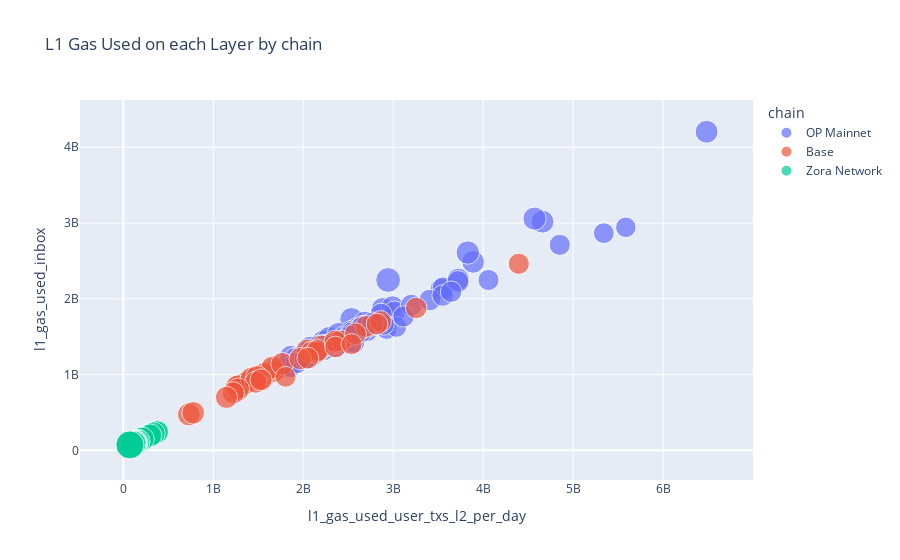
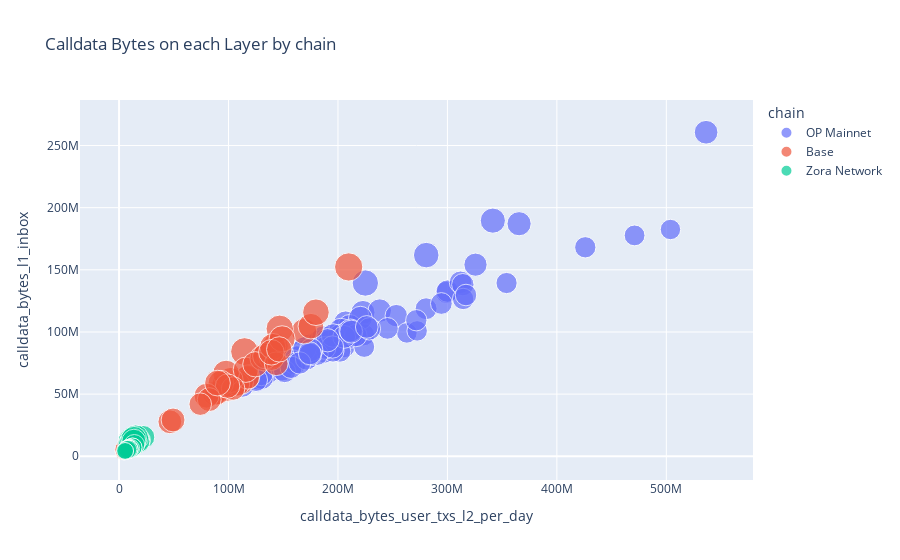

Write notebook code for charts like these, in order.
### Code cell
# Create the scatter plot
combo_df_plot = combo_df[
                        (~combo_df['gas_compression_ratio'].isna()) 
                         & (combo_df['gas_compression_ratio']<1) 
                         & (combo_df['active_secs_per_day'] == 86400)
                         ]

# combo_df_plot = combo_df[(~combo_df['bytes_compression_ratio'].isna())
#                          & (combo_df['active_secs_per_day'] == 86400)]

display(combo_df_plot)

fig = px.scatter(combo_df_plot,
                 x='l1_gas_used_user_txs_l2_per_day',#'l1_gas_used_on_l2',
                 y='l1_gas_used_inbox',
                 size = 'gas_compression_ratio',
                 color='chain',
                 title='L1 Gas Used on each Layer by chain')

# Display the plot
fig.show()

##############

fig_bytes = px.scatter(combo_df_plot,
                 x='calldata_bytes_user_txs_l2_per_day',#'calldata_bytes_l2_per_day',
                 y='calldata_bytes_l1_inbox',
                 size = 'bytes_compression_ratio',
                 color='chain',
                 title='Calldata Bytes on each Layer by chain')

fig_bytes.show()
